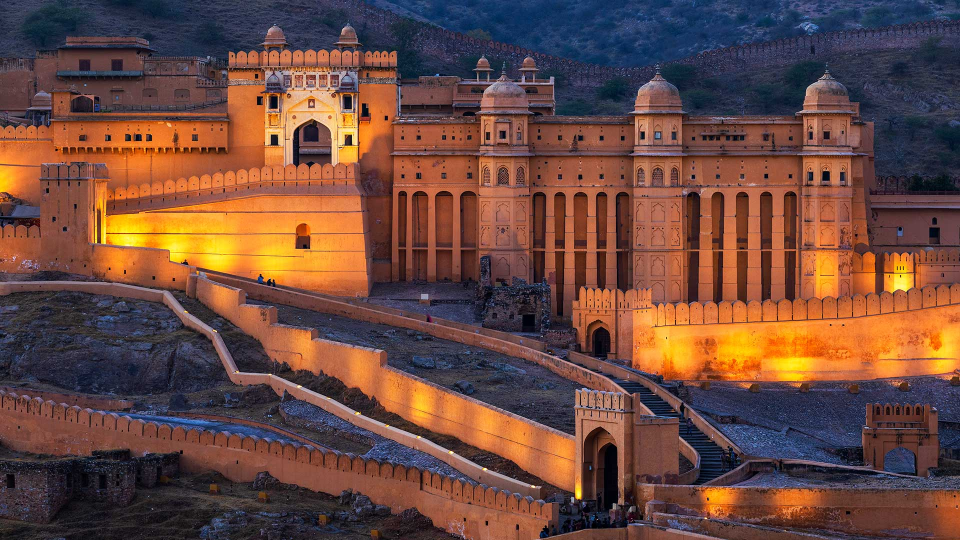
#> input picture Lesson7/example.jpg, 1920 x 1080 px (shown at 1/2 size)
$ python hw.py
#> lines starting #> are read from the running program, lines starting #| are printed output that depends on the picture
import cv2
import numpy as np

img = cv2.imread('example.jpg')
#> img is the input picture: shape (1080, 1920, 3); mean B, G, R 63.2, 73.3, 108.6
resize = cv2.resize(img, (800, 600))
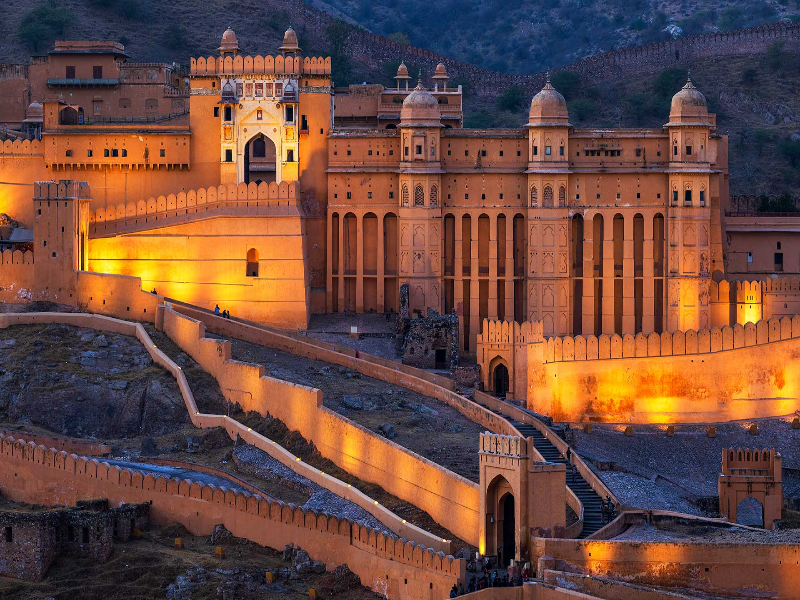
#> resize: shape (600, 800, 3); mean B, G, R 63.1, 73.2, 108.4
cv2.imshow("Default Image", resize)
cv2.waitKey(0)
cv2.destroyAllWindows()


# edited
resize = cv2.resize(img, (800, 700))
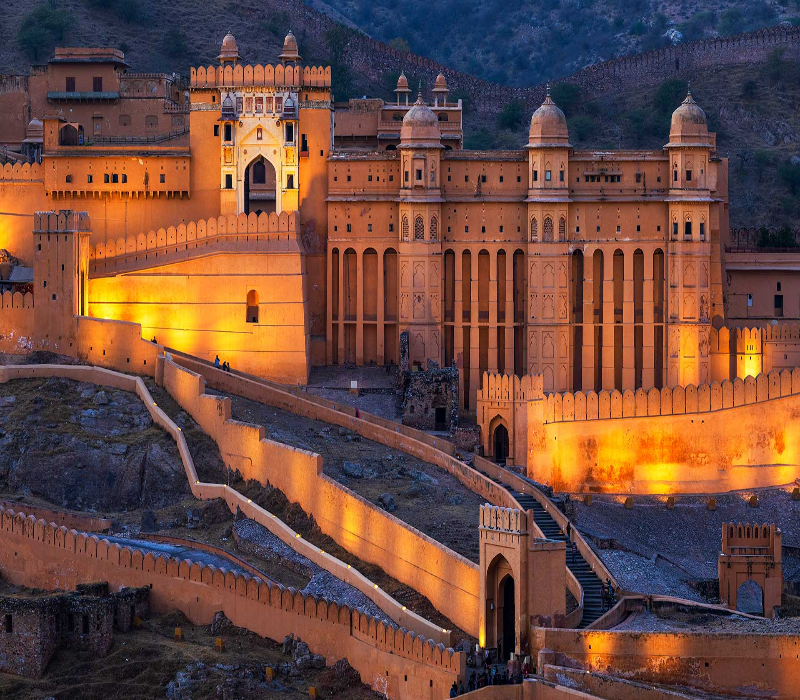
#> resize: shape (700, 800, 3); mean B, G, R 63.1, 73.2, 108.4
brightened = cv2.add(img, np.array([60.0]))
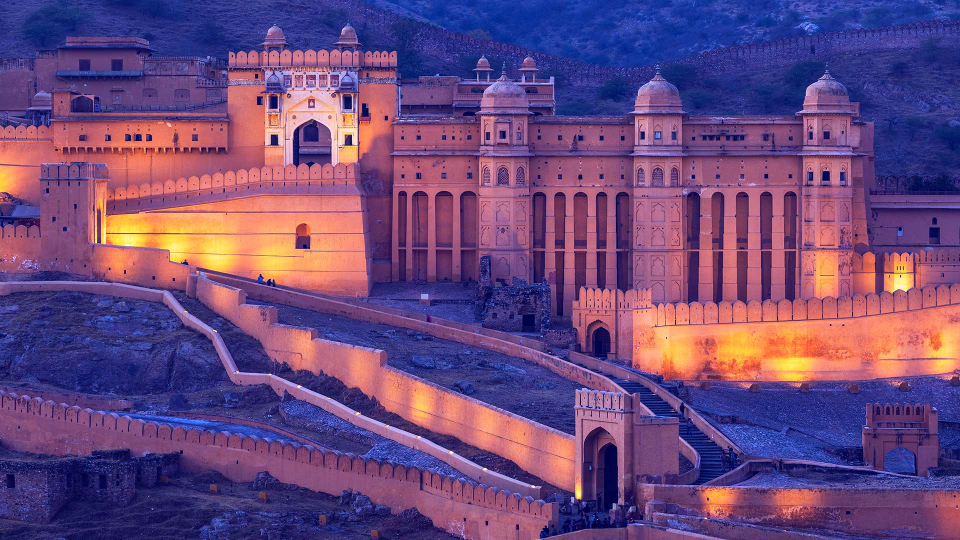
#> brightened: shape (1080, 1920, 3) (shown at 1/2 size); mean B, G, R 123.2, 73.3, 108.6
cv2.imshow("Edited Image", resize)
cv2.waitKey(0)
cv2.destroyAllWindows()
